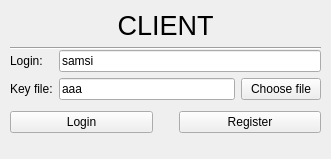
<?xml version="1.0" encoding="UTF-8"?>
<ui version="4.0">
 <class>LoginScreen</class>
 <widget class="QMainWindow" name="LoginScreen">
  <property name="geometry">
   <rect>
    <x>0</x>
    <y>0</y>
    <width>331</width>
    <height>159</height>
   </rect>
  </property>
  <property name="windowTitle">
   <string>Tuxx++</string>
  </property>
  <widget class="QWidget" name="centralwidget">
   <widget class="QWidget" name="layoutWidget">
    <property name="geometry">
     <rect>
      <x>10</x>
      <y>50</y>
      <width>311</width>
      <height>101</height>
     </rect>
    </property>
    <property name="sizePolicy">
     <sizepolicy hsizetype="Expanding" vsizetype="Preferred">
      <horstretch>0</horstretch>
      <verstretch>0</verstretch>
     </sizepolicy>
    </property>
    <layout class="QVBoxLayout" name="verticalLayout">
     <property name="sizeConstraint">
      <enum>QLayout::SetMaximumSize</enum>
     </property>
     <item>
      <layout class="QHBoxLayout" name="horizontalLayout">
       <item>
        <widget class="QLabel" name="loginLabel">
         <property name="sizePolicy">
          <sizepolicy hsizetype="Minimum" vsizetype="Preferred">
           <horstretch>0</horstretch>
           <verstretch>0</verstretch>
          </sizepolicy>
         </property>
         <property name="text">
          <string>Login:</string>
         </property>
        </widget>
       </item>
       <item>
        <spacer name="horizontalSpacer_2">
         <property name="orientation">
          <enum>Qt::Horizontal</enum>
         </property>
         <property name="sizeType">
          <enum>QSizePolicy::Fixed</enum>
         </property>
         <property name="sizeHint" stdset="0">
          <size>
           <width>10</width>
           <height>20</height>
          </size>
         </property>
        </spacer>
       </item>
       <item>
        <widget class="QLineEdit" name="loginBox">
         <property name="sizePolicy">
          <sizepolicy hsizetype="Expanding" vsizetype="Fixed">
           <horstretch>0</horstretch>
           <verstretch>0</verstretch>
          </sizepolicy>
         </property>
         <property name="text">
          <string>samsi</string>
         </property>
        </widget>
       </item>
      </layout>
     </item>
     <item>
      <layout class="QHBoxLayout" name="horizontalLayout_2">
       <item>
        <widget class="QLabel" name="keyLabel">
         <property name="sizePolicy">
          <sizepolicy hsizetype="Minimum" vsizetype="Preferred">
           <horstretch>0</horstretch>
           <verstretch>0</verstretch>
          </sizepolicy>
         </property>
         <property name="text">
          <string>Key file:</string>
         </property>
        </widget>
       </item>
       <item>
        <widget class="QLineEdit" name="fileBox">
         <property name="sizePolicy">
          <sizepolicy hsizetype="Expanding" vsizetype="Fixed">
           <horstretch>0</horstretch>
           <verstretch>0</verstretch>
          </sizepolicy>
         </property>
         <property name="text">
          <string>aaa</string>
         </property>
         <property name="readOnly">
          <bool>true</bool>
         </property>
        </widget>
       </item>
       <item>
        <widget class="QPushButton" name="fileDialogBtn">
         <property name="sizePolicy">
          <sizepolicy hsizetype="Minimum" vsizetype="Fixed">
           <horstretch>0</horstretch>
           <verstretch>0</verstretch>
          </sizepolicy>
         </property>
         <property name="text">
          <string>Choose file</string>
         </property>
        </widget>
       </item>
      </layout>
     </item>
     <item>
      <spacer name="verticalSpacer">
       <property name="orientation">
        <enum>Qt::Vertical</enum>
       </property>
       <property name="sizeType">
        <enum>QSizePolicy::Fixed</enum>
       </property>
       <property name="sizeHint" stdset="0">
        <size>
         <width>40</width>
         <height>5</height>
        </size>
       </property>
      </spacer>
     </item>
     <item>
      <layout class="QHBoxLayout" name="horizontalLayout_3">
       <item>
        <widget class="QPushButton" name="loginBtn">
         <property name="text">
          <string>Login</string>
         </property>
        </widget>
       </item>
       <item>
        <spacer name="horizontalSpacer">
         <property name="orientation">
          <enum>Qt::Horizontal</enum>
         </property>
         <property name="sizeType">
          <enum>QSizePolicy::Fixed</enum>
         </property>
         <property name="sizeHint" stdset="0">
          <size>
           <width>20</width>
           <height>20</height>
          </size>
         </property>
        </spacer>
       </item>
       <item>
        <widget class="QPushButton" name="registerBtn">
         <property name="text">
          <string>Register</string>
         </property>
        </widget>
       </item>
      </layout>
     </item>
    </layout>
   </widget>
   <widget class="Line" name="line">
    <property name="geometry">
     <rect>
      <x>10</x>
      <y>40</y>
      <width>311</width>
      <height>16</height>
     </rect>
    </property>
    <property name="orientation">
     <enum>Qt::Horizontal</enum>
    </property>
   </widget>
   <widget class="QLabel" name="label">
    <property name="geometry">
     <rect>
      <x>10</x>
      <y>10</y>
      <width>311</width>
      <height>31</height>
     </rect>
    </property>
    <property name="font">
     <font>
      <pointsize>20</pointsize>
     </font>
    </property>
    <property name="text">
     <string>CLIENT</string>
    </property>
    <property name="alignment">
     <set>Qt::AlignCenter</set>
    </property>
   </widget>
  </widget>
 </widget>
 <resources/>
 <connections/>
</ui>
